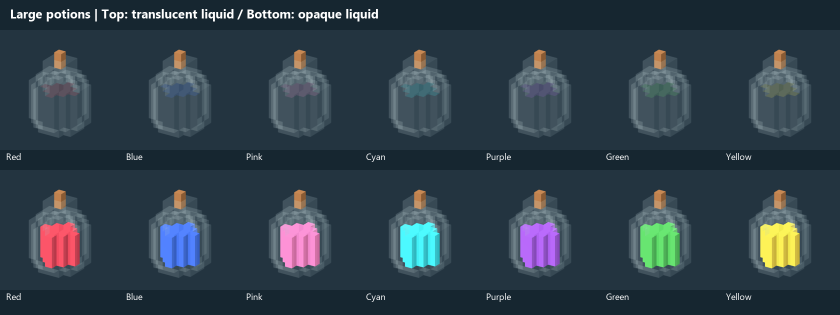
#> input picture MagicaVoxel/Generated/InspirationTerrainBackup/items_bottles/large_comparison.png, 1680 x 630 px, given in place of PotionBottle_Small_Red_Translucent.png, which was not available (shown at 1/2 size)
$ python sheets.py
#> lines starting #> are read from the running program, lines starting #| are printed output that depends on the picture
from pathlib import Path
from PIL import Image,ImageDraw,ImageFont
here=Path(__file__).resolve().parent
font=ImageFont.truetype('C:/Windows/Fonts/segoeui.ttf',18)
titlefont=ImageFont.truetype('C:/Windows/Fonts/segoeuib.ttf',25)
colors=['Red','Blue','Pink','Cyan','Purple','Green','Yellow']
for size in ['Small','Medium','Large']:
    sheet=Image.new('RGB',(7*240,630),'#162630');d=ImageDraw.Draw(sheet)
#> after `sheet = Image.new('RGB', (7 * 240, 630), '#162630')`:
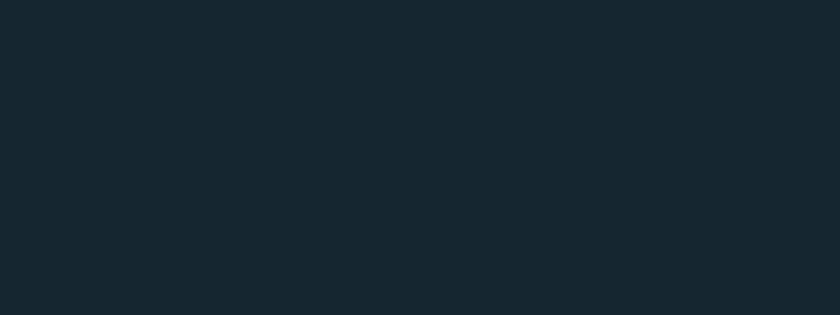
#> sheet: PIL image 1680x630 RGB (shown at 1/2 size); mean R, G, B 22, 38, 48
    d.text((20,10),size+' potions | Top: translucent liquid / Bottom: opaque liquid',font=titlefont,fill='white')
    for y,mode in enumerate(['Translucent','Opaque']):
        for x,color in enumerate(colors):
            im=Image.open(here/'previews'/f'PotionBottle_{size}_{color}_{mode}.png').resize((240,240))
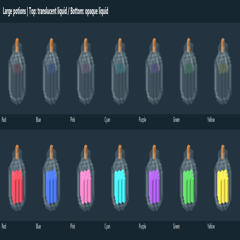
#> im: PIL image 240x240 RGB; mean R, G, B 47.4, 62.6, 73.1
            sheet.paste(im,(x*240,60+y*280));d.text((x*240+12,300+y*280),color,font=font,fill='white')
#> after `sheet.paste(im, (x * 240, 60 + y * 280))`:
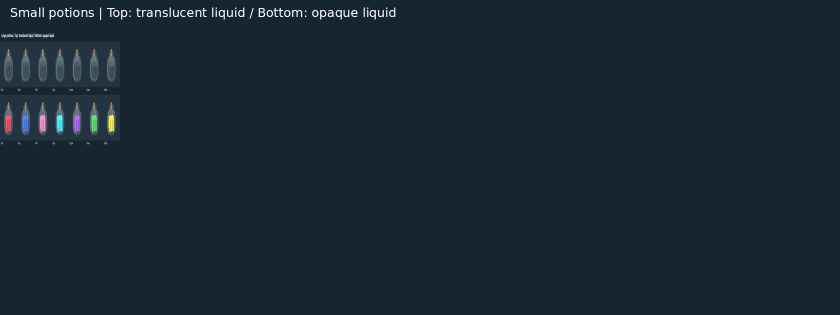
#> sheet: PIL image 1680x630 RGB (shown at 1/2 size); mean R, G, B 24.2, 40.1, 50.1
#> (the run stopped early here; a loop or call above may not have finished)
